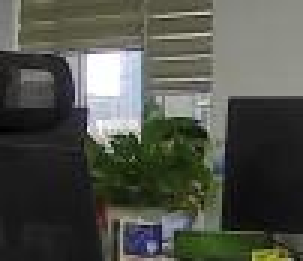
#> input picture images/12.jpg, 101 x 87 px (shown 3 times larger)
$ python test_mask_match.py
#> lines starting #> are read from the running program, lines starting #| are printed output that depends on the picture; after the words box and inside, x2 and y2 are one past the last pixel; in counts of white or black regions, pixels touching at a corner belong together
import numpy as np
import cv2
from matplotlib import pyplot as plt
template = cv2.imread('images/12.jpg',1)
#> template is the input picture: shape (87, 101, 3); mean B, G, R 73.5, 81.8, 79.4
# queryImage
target = cv2.imread('images/22.jpg',1) # trainImage
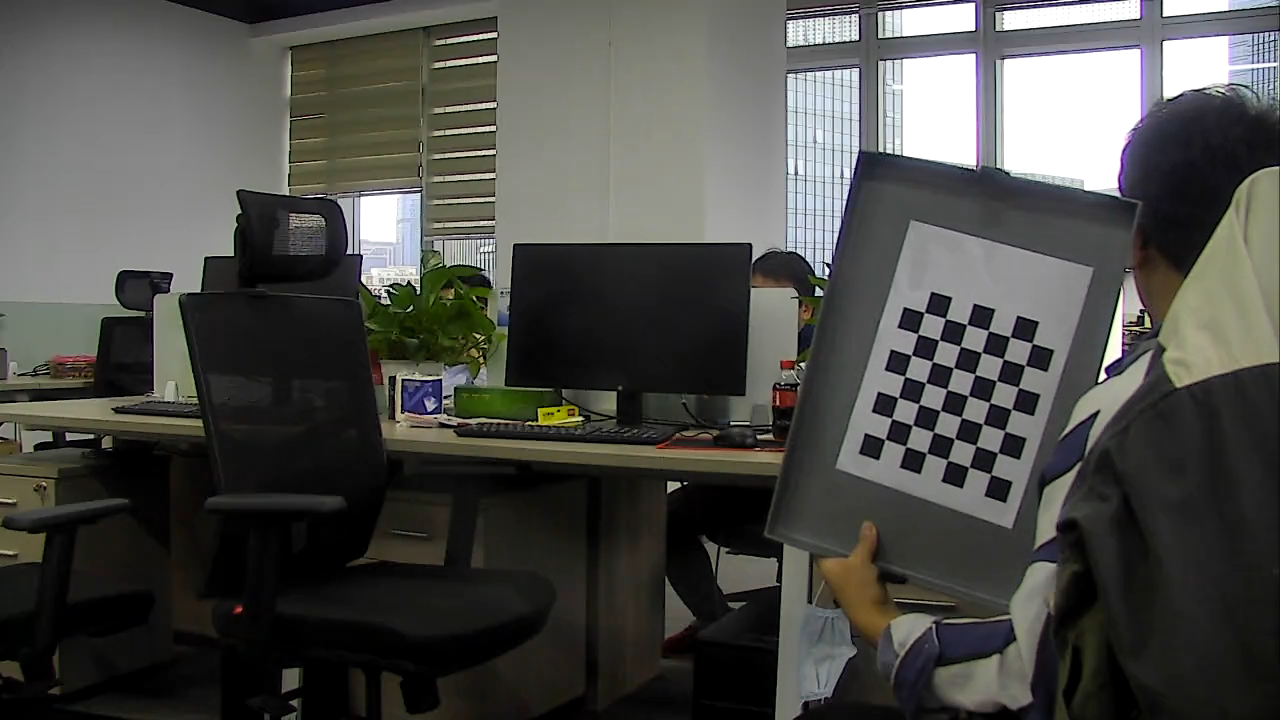
#> input picture images/22.jpg, 1280 x 720 px
#> target is the input picture: shape (720, 1280, 3); mean B, G, R 72.2, 76, 75.8
theight, twidth = template.shape[:2]
#> theight = 87; twidth = 101
#执行模板匹配，采用的匹配方式cv2.TM_SQDIFF_NORMED
result = cv2.matchTemplate(target,template,cv2.TM_SQDIFF_NORMED)
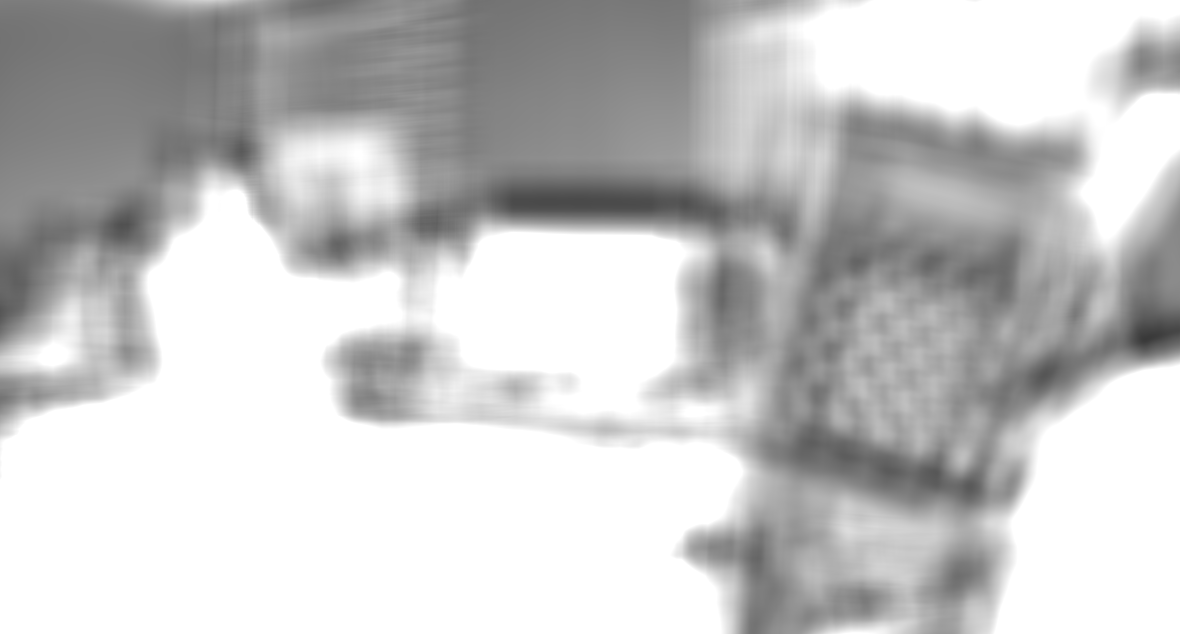
#> result: shape (634, 1180) float32; min 0.226, max 1, mean 0.777
#归一化处理
cv2.normalize( result, result, 0, 1, cv2.NORM_MINMAX, -1 )
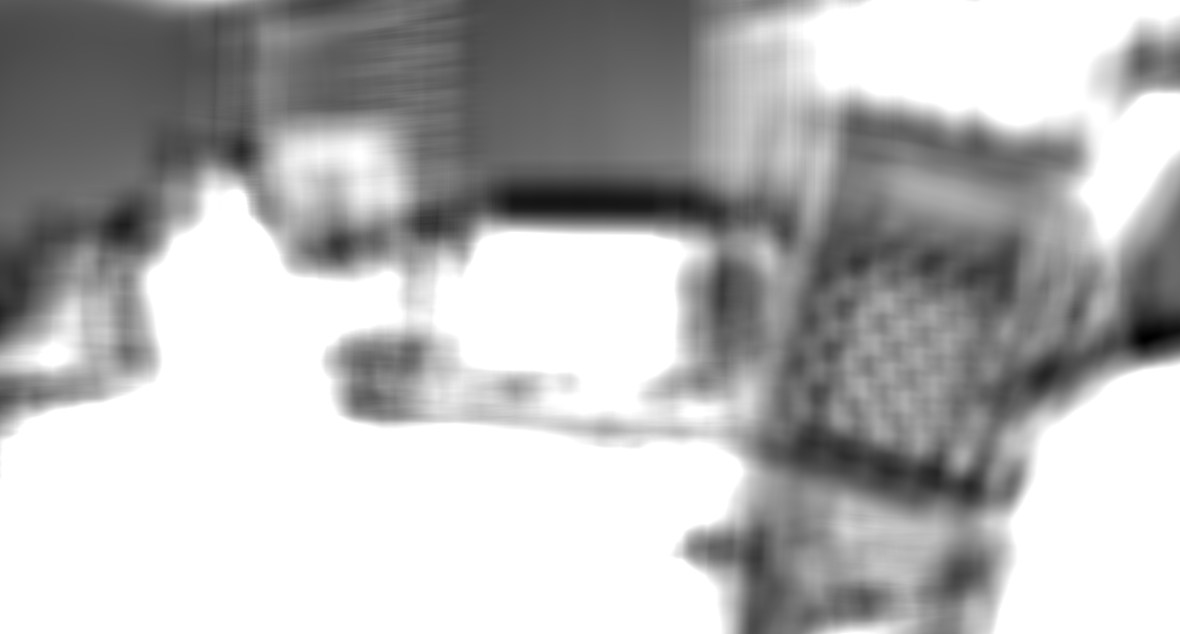
#> result: shape (634, 1180) float32; min -2.56e-10, max 1, mean 0.711; drawn with min black and max white
#寻找矩阵（一维数组当做向量，用Mat定义）中的最大值和最小值的匹配结果及其位置
min_val, max_val, min_loc, max_loc = cv2.minMaxLoc(result)
#> min_val = -2.56e-10; max_val = 1; min_loc = (1145, 339); max_loc = (874, 0)
#匹配值转换为字符串
#对于cv2.TM_SQDIFF及cv2.TM_SQDIFF_NORMED方法min_val越趋近与0匹配度越好，匹配位置取min_loc
#对于其他方法max_val越趋近于1匹配度越好，匹配位置取max_loc
strmin_val = str(min_val)
#> strmin_val = '-2.5584157015146047e-10'
#绘制矩形边框，将匹配区域标注出来
#min_loc：矩形定点
#(min_loc[0]+twidth,min_loc[1]+theight)：矩形的宽高
#(0,0,225)：矩形的边框颜色；2：矩形边框宽度
cv2.rectangle(target,min_loc,(min_loc[0]+twidth,min_loc[1]+theight),(0,0,225),2)
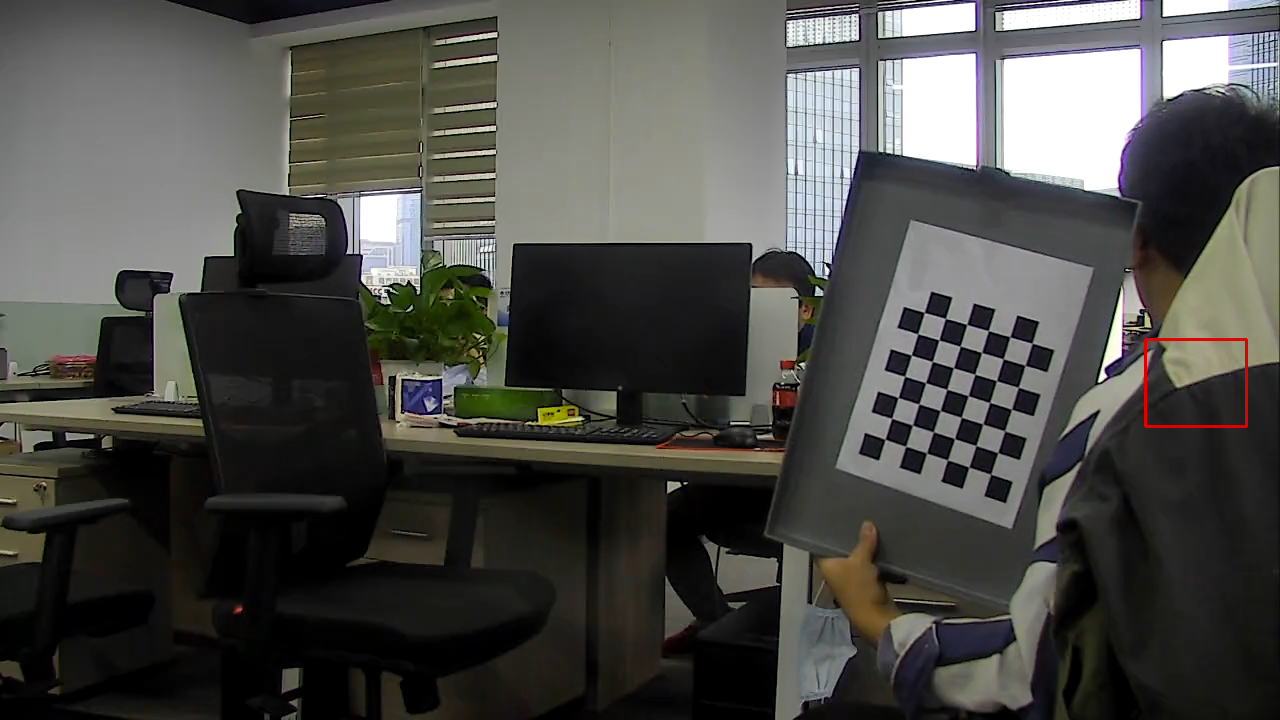
#> target: shape (720, 1280, 3); 0.12% of pixels changed, all inside (x1, y1, x2, y2) = (1144, 338, 1248, 428)
#显示结果,并将匹配值显示在标题栏上
cv2.imshow("MatchResult----MatchingValue="+strmin_val,target)
cv2.waitKey()
cv2.destroyAllWindows()
